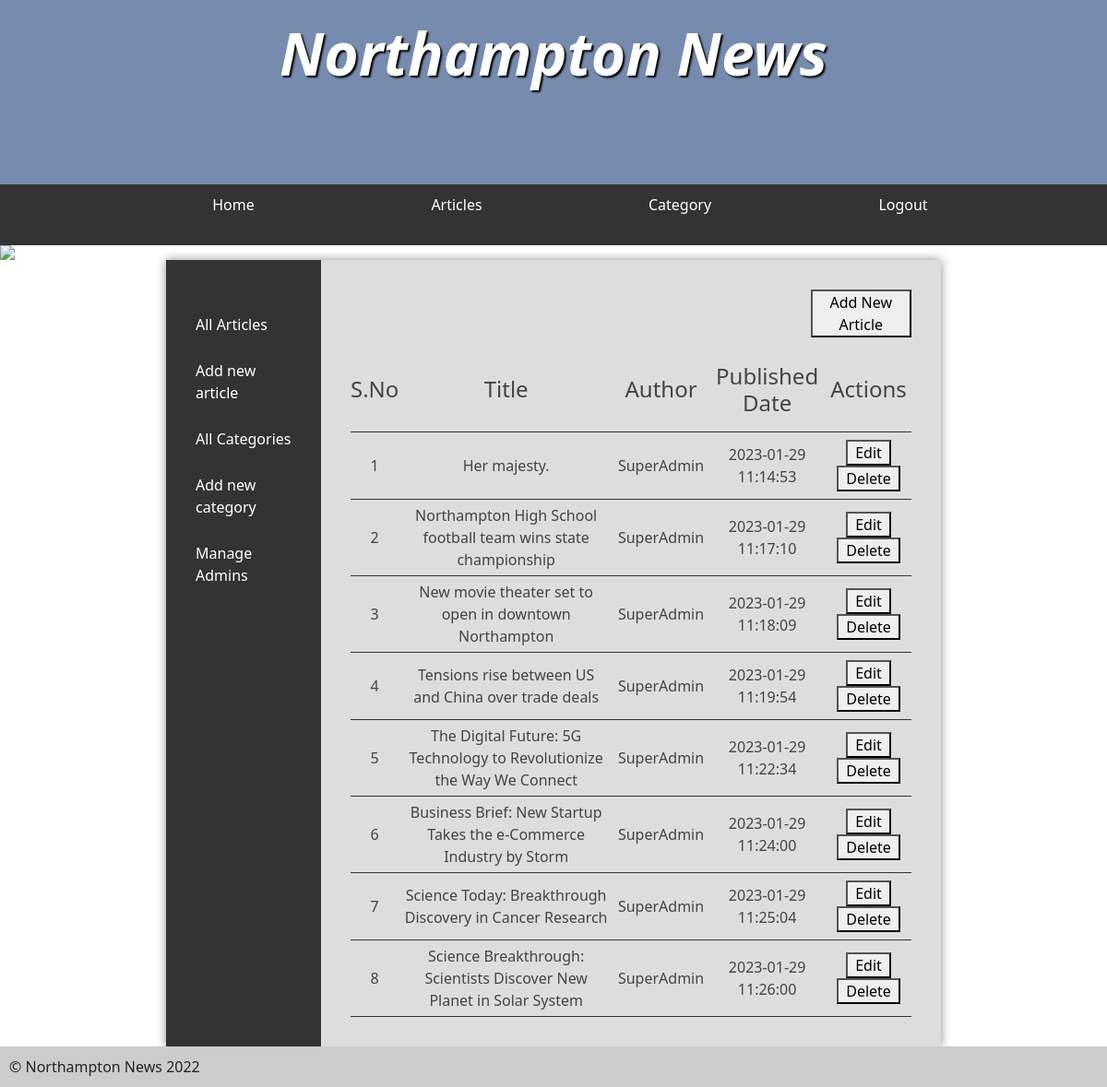
/adminArticles.php (signed in), run on the app's committed database.
### tables this page shows
CREATE TABLE `article` (
  `id` int(250) NOT NULL,
  `title` varchar(100) NOT NULL,
  `categoryId` int(250) NOT NULL,
  `publishedDate` datetime NOT NULL DEFAULT current_timestamp(),
  `publishedBy` varchar(250) NOT NULL,
  `content` longtext NOT NULL,
  `imageName` varchar(200) DEFAULT NULL
);

CREATE TABLE `user` (
  `id` int(250) NOT NULL,
  `name` varchar(200) NOT NULL,
  `email` varchar(200) NOT NULL,
  `password` varchar(45) NOT NULL,
  `createdAt` datetime NOT NULL DEFAULT current_timestamp(),
  `isSuperAdmin` int(2) NOT NULL DEFAULT 0,
  `isAdmin` bit(2) NOT NULL DEFAULT b'0'
);

### service/articleService.php (called while the page is built, shortened)
<?php
require_once './model/article.php';
class ArticleService
{
    public $pdo;
    function __construct()
    {
        require './database/database.php';
        $this->pdo = $pdo;
    }
    function getAll()
    {
        $sql_query = "SELECT a.*, u.name as publishedUser FROM article a LEFT JOIN user u ON a.publishedBy = u.id ORDER BY publishedDate";
        $query_executor =  $this->pdo->prepare($sql_query);
        $query_executor->execute();
        $fetched_rows =  $query_executor->fetchAll();
        $data =   array_map(function ($current_row) {
            return Article::fromMap($current_row);
        }, $fetched_rows);
        return $data;
    }
}

### model/article.php (called while the page is built, shortened)
<?php
class Article
{
    public function __construct($id, $title, $content, $publishedBy, $categoryId, $publishedDate, $imageName, $publishedUser)
    {
        $this->id = $id;
        $this->title = $title;
        $this->publishedDate = $publishedDate;
        $this->publishedUser = $publishedUser  ?? 'Unknown';
    }
    public static function fromMap($datafromMap)
    {
        return new Article(
            $datafromMap["id"],
            $datafromMap["title"],
            $datafromMap["content"],
            $datafromMap["publishedBy"],
            $datafromMap["categoryId"],
            $datafromMap["publishedDate"],
            $datafromMap["imageName"],
            $datafromMap["publishedUser"],
        );
    }
}
?>

### adminArticles.php (the view, shortened to what this page needs)
<?php
require 'header.php';
require_once './service/categoryService.php';
require_once './service/articleService.php';
$articleService = new ArticleService();
?>
<main>
		<?php require 'sidenav.php'; ?>
	<article>
		<a class="articleLink" href="addArticle.php"><button style="padding:0px 12px; margin-left:82%" type="button"> Add New Article</button></a>
		<table>
			<?php
			$articleList = $articleService->getAll();
			if (empty($articleList)) {
				echo '<h2  style="text-align:center; margin-top:50px"> No Category Found</h2>';
			} else {
			?>
				<tr>
					<th style="text-align:center">
						<h4>S.No</h4>
					</th>
					<th style="text-align:center">
						<h4>Title</h4>
					</th>
					<th style="text-align:center">
						<h4>Author</h4>
					</th>
					<th style="text-align:center">
						<h4>Published Date</h4>
					</th>
					<th style="text-align:center">
						<h4>Actions</h4>
					</th>
				</tr>
				<?php
				foreach ($articleList as $currentData) { ?>
					<tr>
						<td style="text-align:center">
							<?= array_search($currentData, $articleList) + 1 ?>
						</td>
						<td style="text-align:center">
							<?= $currentData->title ?>
						</td>
						<td style="text-align:center">
							<?= $currentData->publishedUser ?? 'Unknown' ?>
						</td>
						<td style="text-align:center">
							<?= $currentData->publishedDate ?>
						</td>
						<th style="text-align:center">
							<form method="post" action="">
								<a href="editArticle.php?id=<?= $currentData->id ?>"><button style="padding:0px 8px" type="button"> Edit </button></a>
								<button style="padding:0px 8px" name="delete" value="Delete" type="submit">Delete </button>
							</form>
						</th>
					</tr>
			<?php
				}
			}
			?>
		</table>
	</article>
</main>
<?php
require 'footer.php';
?><style>

### styles.css (style rules this page uses)
* { margin: 0; padding: 0; }
html { font-family: "Oxygen-Regular", times, verdana, sans-serif; }
body { background-color: #fff; }
th { padding: 5px; border-bottom: 1px solid #333; }
main { min-height: 50vh; background-color: #ddd; width: 70vw; display: block; margin: auto; box-shadow: 0px 0px 10px #888; color: #444; }
form { padding-top: 2em; margin-top: 2em; border-top: 1px solid #888; }
table { width: 100%; margin-top: 20px; }
td { padding: 5px; border-bottom: 1px solid #333; }
main { display: table; }
main > article { display: table-cell; padding: 2em; }

### adminArticles.php (style rules this page uses)
th { padding: 8px 0px; border-bottom: 1px solid #333; }
form { padding-top: 0px !important; margin-top: 0px !important; border-top: 0px solid #888 !important; }

### data on the page
article: articleList "1", title "Her majesty.", user.name "SuperAdmin", publishedDate "2023-01-29 11:14:53"
article: articleList "2", title "Northampton High School football team wins state championship", user.name "SuperAdmin", publishedDate "2023-01-29 11:17:10"
article: articleList "3", title "New movie theater set to open in downtown Northampton", user.name "SuperAdmin", publishedDate "2023-01-29 11:18:09"
article: articleList "4", title "Tensions rise between US and China over trade deals", user.name "SuperAdmin", publishedDate "2023-01-29 11:19:54"
article: articleList "5", title "The Digital Future: 5G Technology to Revolutionize the Way We Connect", user.name "SuperAdmin", publishedDate "2023-01-29 11:22:34"
article: articleList "6", title "Business Brief: New Startup Takes the e-Commerce Industry by Storm", user.name "SuperAdmin", publishedDate "2023-01-29 11:24:00"
article: articleList "7", title "Science Today: Breakthrough Discovery in Cancer Research", user.name "SuperAdmin", publishedDate "2023-01-29 11:25:04"
article: articleList "8", title "Science Breakthrough: Scientists Discover New Planet in Solar System", user.name "SuperAdmin", publishedDate "2023-01-29 11:26:00"
